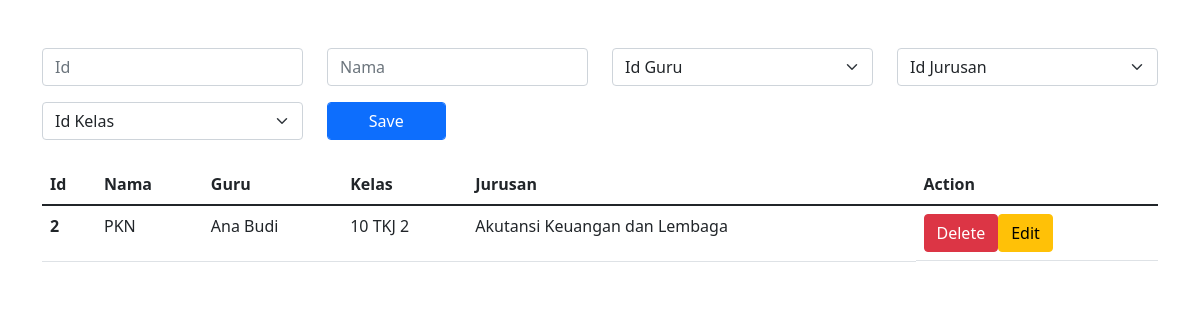
Screenshot of /mapel.php with the database file from the repository.
### tables this page shows
CREATE TABLE `tbmapel` (
  `id` varchar(255) NOT NULL,
  `nama` varchar(255) NOT NULL,
  `id_guru` varchar(255) NOT NULL,
  `id_kelas` varchar(255) NOT NULL,
  `id_jurusan` varchar(255) NOT NULL
);

CREATE TABLE `tbguru` (
  `id` varchar(255) NOT NULL,
  `nama` varchar(255) NOT NULL,
  `id_jurusan` varchar(255) NOT NULL,
  `id_kelas` varchar(255) NOT NULL
);

CREATE TABLE `tbkelas` (
  `id` varchar(255) NOT NULL,
  `nama` varchar(255) NOT NULL,
  `id_guru` varchar(255) NOT NULL
);

CREATE TABLE `tbjurusan` (
  `id` varchar(255) NOT NULL,
  `nama` varchar(255) NOT NULL
);

### functions.php (called while the page is built, shortened)
<?php
require 'connection.php';
function getData($query) {
  global $conn;
  $query = mysqli_query($conn, $query);
  $data = [];
  while ($result = mysqli_fetch_assoc($query)) {
    $data[] = $result;
  }
  return $data;
}
function findJurusan($id) {
  global $conn;
  $query = mysqli_query($conn, "SELECT * FROM tbjurusan WHERE id = '$id' LIMIT 1");
  $result = mysqli_fetch_assoc($query);
  return $result;
}
function findKelas($id) {
  global $conn;
  $query = mysqli_query($conn, "SELECT * FROM tbkelas WHERE id = '$id' LIMIT 1");
  $result = mysqli_fetch_assoc($query);
  return $result;
}
function findGuru($id) {
  global $conn;
  $query = mysqli_query($conn, "SELECT * FROM tbguru WHERE id = '$id' LIMIT 1");
  $result = mysqli_fetch_assoc($query);
  return $result;
}

### mapel.php (the view, shortened to what this page needs)
<?php
require 'functions.php';
$formData = [];
$siswa = getData("SELECT * FROM tbmapel");
?>
<!DOCTYPE html>
<html lang="en">
<head>
  <link href="https://cdn.jsdelivr.net/npm/bootstrap@5.1.3/dist/css/bootstrap.min.css" rel="stylesheet">
</head>
<body>
  <div class="container mt-5">
    <form action="" method="POST" class="mt-4">
      <div class="row">
        <div class="col-lg-3 mb-3">
          <input class="form-control" type="text" placeholder="Id" name="id" value="<?= $formData['id'] ?? '' ?>">
        </div>
        <div class="col-lg-3 mb-3">
          <input class="form-control" type="text" placeholder="Nama" name="nama" value="<?= $formData['nama'] ?? '' ?>">
        </div>
        <div class="col-lg-3">
          <div class="form-group">
            <select name="id_guru" class="form-select" value="<?= $formData['id_guru'] ?? '' ?>">
              <option value="" disabled selected hidden>Id Guru</option>
            </select>
          </div>
        </div>
        <div class="col-lg-3">
          <div class="form-group">
            <select name="id_jurusan" class="form-select" value="<?= $formData['id_jurusan'] ?? '' ?>">
              <option value="" disabled selected hidden>Id Jurusan</option>
            </select>
          </div>
        </div>
        <div class="col-lg-3">
          <div class="form-group">
            <select name="id_kelas" class="form-select" value="<?= $formData['id_kelas'] ?? '' ?>">
              <option value="" disabled selected hidden>Id Kelas</option>
            </select>
          </div>
        </div>
        <div class="col-lg-3">
          <div class="row">
            <div class="col-lg-6">
              <?php if (isset($formData['id'])) : ?>
                  <button type="submit" class="btn btn-primary form-control" name="update">Update</button>
                <?php else : ?>
                  <button type="submit" class="btn btn-primary form-control" name="save">Save</button>
              <?php endif; ?>
            </div>
          </div>
        </div>
      </div>
    </form>
    <table class="table mt-4">
      <thead>
        <tr>
          <th scope="col">Id</th>
          <th scope="col">Nama</th>
          <th scope="col">Guru</th>
          <th scope="col">Kelas</th>
          <th scope="col">Jurusan</th>
          <th scope="col">Action</th>
        </tr>
      </thead>
      <tbody>
        <?php foreach ($siswa as $data) : ?>
        <tr>
          <th scope="row"><?= $data['id'] ?></th>
          <td><?= $data['nama'] ?></td>
          <td><?= findGuru($data['id_guru'])['nama'] ?></td>
          <td><?= findKelas($data['id_kelas'])['nama'] ?></td>
          <td><?= findJurusan($data['id_jurusan'])['nama'] ?></td>
          <td class="d-flex">
            <form action="" method="POST">
              <button type="submit" class="btn btn-danger" name="delete">Delete</button>
            </form>
            <form action="" method="POST">
              <button type="submit" class="btn btn-warning" name="formdata">Edit</button>
            </form>
          </td>
        </tr>
        <?php endforeach; ?>
      </tbody>
    </table>
  </div>
</body>
</html>

### rows the page displays
tbmapel: id "2", nama "PKN", id_guru.nama "Ana Budi", id_kelas.nama "10 TKJ 2", id_jurusan.nama "Akutansi Keuangan dan Lembaga"
